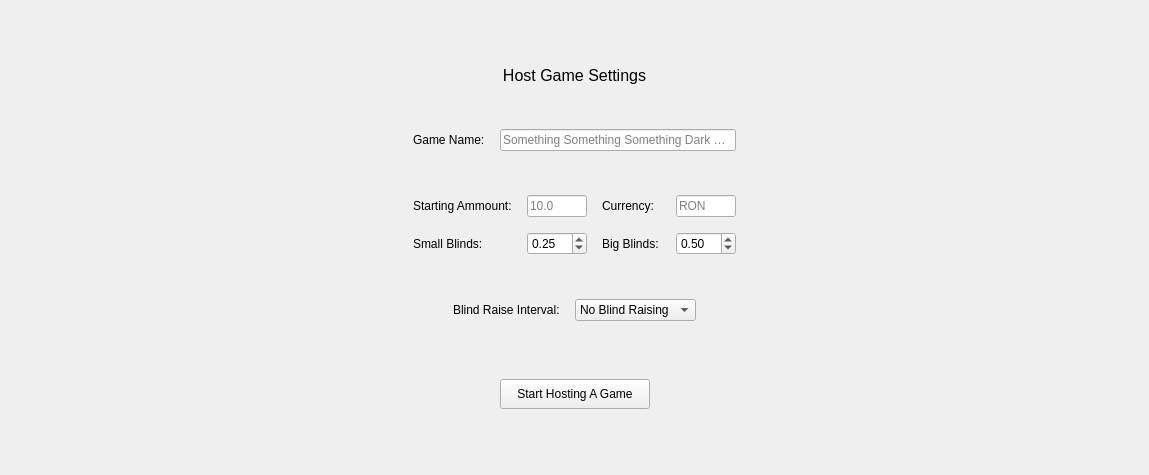
      <widget class="QWidget" name="hostGamePage">
       <layout class="QHBoxLayout" name="horizontalLayout_9">
        <item>
         <spacer name="horizontalSpacer_6">
          <property name="orientation">
           <enum>Qt::Horizontal</enum>
          </property>
          <property name="sizeHint" stdset="0">
           <size>
            <width>402</width>
            <height>20</height>
           </size>
          </property>
         </spacer>
        </item>
        <item>
         <layout class="QVBoxLayout" name="verticalLayout_4">
          <property name="spacing">
           <number>15</number>
          </property>
          <property name="topMargin">
           <number>15</number>
          </property>
          <property name="bottomMargin">
           <number>15</number>
          </property>
          <item>
           <spacer name="verticalSpacer_4">
            <property name="orientation">
             <enum>Qt::Vertical</enum>
            </property>
            <property name="sizeHint" stdset="0">
             <size>
              <width>20</width>
              <height>40</height>
             </size>
            </property>
           </spacer>
          </item>
          <item>
           <widget class="QLabel" name="label_9">
            <property name="text">
             <string>&lt;html&gt;&lt;head/&gt;&lt;body&gt;&lt;p align=&quot;center&quot;&gt;&lt;span style=&quot; font-size:12pt;&quot;&gt;Host Game Settings&lt;/span&gt;&lt;/p&gt;&lt;/body&gt;&lt;/html&gt;</string>
            </property>
           </widget>
          </item>
          <item>
           <widget class="QLabel" name="label_11">
            <property name="text">
             <string/>
            </property>
           </widget>
          </item>
          <item>
           <layout class="QHBoxLayout" name="horizontalLayout_10">
            <item>
             <widget class="QLabel" name="label_8">
              <property name="text">
               <string>Game Name:</string>
              </property>
             </widget>
            </item>
            <item>
             <widget class="QLineEdit" name="lineEdit_4">
              <property name="placeholderText">
               <string>Something Something Something Dark Side...</string>
              </property>
             </widget>
            </item>
           </layout>
          </item>
          <item>
           <widget class="QLabel" name="label_13">
            <property name="text">
             <string/>
            </property>
           </widget>
          </item>
          <item>
           <layout class="QHBoxLayout" name="horizontalLayout_7">
            <item>
             <layout class="QVBoxLayout" name="verticalLayout_5">
              <item>
               <layout class="QHBoxLayout" name="horizontalLayout_6">
                <item>
                 <widget class="QLabel" name="label_7">
                  <property name="text">
                   <string>Starting Ammount:</string>
                  </property>
                 </widget>
                </item>
                <item>
                 <widget class="QLineEdit" name="lineEdit_3">
                  <property name="minimumSize">
                   <size>
                    <width>60</width>
                    <height>0</height>
                   </size>
                  </property>
                  <property name="maximumSize">
                   <size>
                    <width>60</width>
                    <height>16777215</height>
                   </size>
                  </property>
                  <property name="placeholderText">
                   <string>10.0</string>
                  </property>
                 </widget>
                </item>
               </layout>
              </item>
              <item>
               <layout class="QHBoxLayout" name="horizontalLayout_11">
                <item>
                 <widget class="QLabel" name="label_2">
                  <property name="text">
                   <string>Small Blinds:</string>
                  </property>
                 </widget>
                </item>
                <item>
                 <widget class="QDoubleSpinBox" name="doubleSpinBox">
                  <property name="minimumSize">
                   <size>
                    <width>60</width>
                    <height>0</height>
                   </size>
                  </property>
                  <property name="maximumSize">
                   <size>
                    <width>60</width>
                    <height>16777215</height>
                   </size>
                  </property>
                  <property name="specialValueText">
                   <string/>
                  </property>
                  <property name="maximum">
                   <double>100.000000000000000</double>
                  </property>
                  <property name="singleStep">
                   <double>0.250000000000000</double>
                  </property>
                  <property name="value">
                   <double>0.250000000000000</double>
                  </property>
                 </widget>
                </item>
               </layout>
              </item>
             </layout>
            </item>
            <item>
             <layout class="QVBoxLayout" name="verticalLayout_6">
              <item>
               <layout class="QHBoxLayout" name="horizontalLayout_5">
                <item>
                 <widget class="QLabel" name="label_5">
                  <property name="text">
                   <string>Currency:</string>
                  </property>
                 </widget>
                </item>
                <item>
                 <widget class="QLineEdit" name="lineEdit_2">
                  <property name="minimumSize">
                   <size>
                    <width>60</width>
                    <height>0</height>
                   </size>
                  </property>
                  <property name="maximumSize">
                   <size>
                    <width>60</width>
                    <height>16777215</height>
                   </size>
                  </property>
                  <property name="text">
                   <string/>
                  </property>
                  <property name="maxLength">
                   <number>3</number>
                  </property>
                  <property name="placeholderText">
                   <string>RON</string>
                  </property>
                 </widget>
                </item>
               </layout>
              </item>
              <item>
               <layout class="QHBoxLayout" name="horizontalLayout_12">
                <item>
                 <widget class="QLabel" name="label_4">
                  <property name="text">
                   <string>Big Blinds:</string>
                  </property>
                 </widget>
                </item>
                <item>
                 <widget class="QDoubleSpinBox" name="doubleSpinBox_2">
                  <property name="minimumSize">
                   <size>
                    <width>60</width>
                    <height>0</height>
                   </size>
                  </property>
                  <property name="maximumSize">
                   <size>
                    <width>60</width>
                    <height>16777215</height>
                   </size>
                  </property>
                  <property name="maximum">
                   <double>200.000000000000000</double>
                  </property>
                  <property name="singleStep">
                   <double>0.250000000000000</double>
                  </property>
                  <property name="value">
                   <double>0.500000000000000</double>
                  </property>
                 </widget>
                </item>
               </layout>
              </item>
             </layout>
            </item>
           </layout>
          </item>
          <item>
           <widget class="QLabel" name="label_12">
            <property name="text">
             <string/>
            </property>
           </widget>
          </item>
          <item>
           <layout class="QHBoxLayout" name="horizontalLayout_8">
            <item>
             <spacer name="horizontalSpacer_5">
              <property name="orientation">
               <enum>Qt::Horizontal</enum>
              </property>
              <property name="sizeHint" stdset="0">
               <size>
                <width>40</width>
                <height>20</height>
               </size>
              </property>
             </spacer>
            </item>
            <item>
             <widget class="QLabel" name="label_6">
              <property name="text">
               <string>Blind Raise Interval:</string>
              </property>
             </widget>
            </item>
            <item>
             <widget class="QComboBox" name="comboBox_2">
              <item>
               <property name="text">
                <string>No Blind Raising</string>
               </property>
              </item>
              <item>
               <property name="text">
                <string>10 Minutes</string>
               </property>
              </item>
              <item>
               <property name="text">
                <string>20 Minutes</string>
               </property>
              </item>
              <item>
               <property name="text">
                <string>30 Minutes</string>
               </property>
              </item>
             </widget>
            </item>
            <item>
             <spacer name="horizontalSpacer_9">
              <property name="orientation">
               <enum>Qt::Horizontal</enum>
              </property>
              <property name="sizeHint" stdset="0">
               <size>
                <width>40</width>
                <height>20</height>
               </size>
              </property>
             </spacer>
            </item>
           </layout>
          </item>
          <item>
           <widget class="QLabel" name="label_10">
            <property name="text">
             <string>&lt;html&gt;&lt;head/&gt;&lt;body&gt;&lt;p&gt;&lt;br/&gt;&lt;/p&gt;&lt;/body&gt;&lt;/html&gt;</string>
            </property>
           </widget>
          </item>
          <item>
           <layout class="QHBoxLayout" name="horizontalLayout_13">
            <item>
             <spacer name="horizontalSpacer_8">
              <property name="orientation">
               <enum>Qt::Horizontal</enum>
              </property>
              <property name="sizeHint" stdset="0">
               <size>
                <width>40</width>
                <height>20</height>
               </size>
              </property>
             </spacer>
            </item>
            <item>
             <widget class="QPushButton" name="pushButton_8">
              <property name="minimumSize">
               <size>
                <width>150</width>
                <height>30</height>
               </size>
              </property>
              <property name="text">
               <string>Start Hosting A Game</string>
              </property>
             </widget>
            </item>
            <item>
             <spacer name="horizontalSpacer_10">
              <property name="orientation">
               <enum>Qt::Horizontal</enum>
              </property>
              <property name="sizeHint" stdset="0">
               <size>
                <width>40</width>
                <height>20</height>
               </size>
              </property>
             </spacer>
            </item>
           </layout>
          </item>
          <item>
           <spacer name="verticalSpacer_5">
            <property name="orientation">
             <enum>Qt::Vertical</enum>
            </property>
            <property name="sizeHint" stdset="0">
             <size>
              <width>20</width>
              <height>40</height>
             </size>
            </property>
           </spacer>
          </item>
         </layout>
        </item>
        <item>
         <spacer name="horizontalSpacer_7">
          <property name="orientation">
           <enum>Qt::Horizontal</enum>
          </property>
          <property name="sizeHint" stdset="0">
           <size>
            <width>402</width>
            <height>20</height>
           </size>
          </property>
         </spacer>
        </item>
       </layout>
      </widget>
